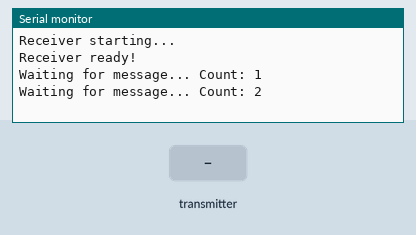
Recording of a sketch running on a simulated ESP32. Parts: the last lines printed to the serial monitor. Inputs (shaded band) come from the test bench. WiFi joins after 1.5 s; servers stay silent unless stated.

Above: at 2.2 s.
2.3 s: the transmitter starts sending buttons.0 = 0
At 2.61 s:
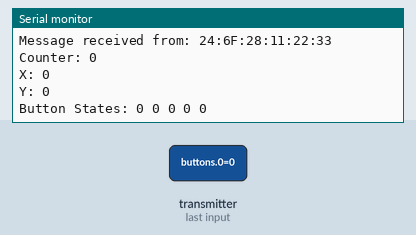
3.8 s: the transmitter starts sending buttons.1 = 1
At 4.61 s:
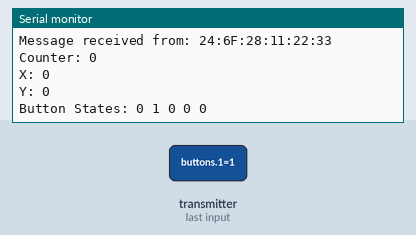
5.3 s: the transmitter starts sending buttons.2 = 1
At 5.61 s:
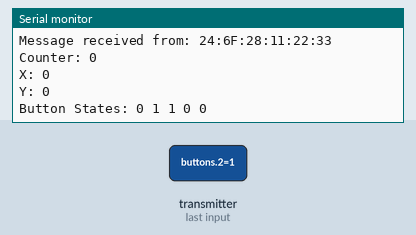
6.8 s: the transmitter starts sending buttons.3 = 1
At 7.61 s:
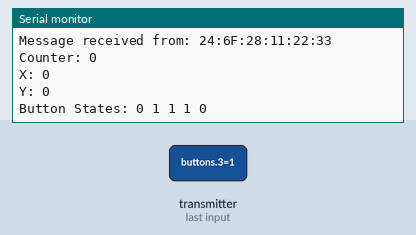
8.3 s: the transmitter starts sending buttons.4 = 1
At 8.61 s:
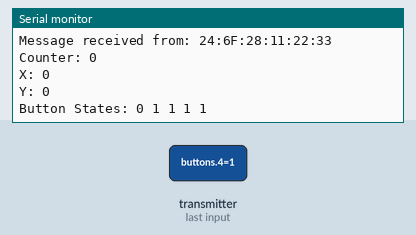
9.8 s: the transmitter starts sending X = 1024
Timing chart, 0 to 12.3 s (numbered marks = the images above; inputs shaded):
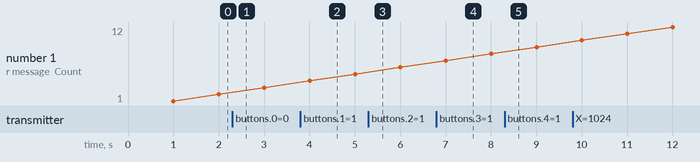

The sketch:

BasicRecieverCode.ino
```cpp
#include <WiFi.h>
#include <esp_now.h>
#include <esp_wifi.h>

// Structure matching the sender
typedef struct struct_message {
    uint8_t buttons[5];
    int X;
    int Y;
    int counter;
} struct_message;

struct_message receivedData;
int waitingCounter = 0;  // Counter to indicate it's running

// Callback function for receiving data
void onReceive(const esp_now_recv_info_t *info, const uint8_t *incomingData, int len) {
    Serial.println("\nESP-NOW Data Received!");

    // Copy received data into the struct
    memcpy(&receivedData, incomingData, sizeof(receivedData));

    // Print sender's MAC address
    char macStr[18];
    snprintf(macStr, sizeof(macStr), "%02X:%02X:%02X:%02X:%02X:%02X",
             info->src_addr[0], info->src_addr[1], info->src_addr[2],
             info->src_addr[3], info->src_addr[4], info->src_addr[5]);
    Serial.print("Message received from: ");
    Serial.println(macStr);

    // Print received values
    Serial.print("Counter: ");
    Serial.println(receivedData.counter);

    Serial.print("X: ");
    Serial.println(receivedData.X);

    Serial.print("Y: ");
    Serial.println(receivedData.Y);

    Serial.print("Button States: ");
    for (int i = 0; i < 5; i++) {
        Serial.print(receivedData.buttons[i]);
        Serial.print(" ");
    }
    Serial.println();
}

void setup() {
    Serial.begin(115200);
    Serial.println("Receiver starting...");

    WiFi.mode(WIFI_STA); // Set ESP32 to station mode
    WiFi.begin(); // Initialize Wi-Fi stack

    delay(1000); // Allow time for Wi-Fi to initialize

    esp_wifi_set_channel(1, WIFI_SECOND_CHAN_NONE); // Set Wi-Fi channel

    // Initialize ESP-NOW
    if (esp_now_init() != ESP_OK) {
        Serial.println("Error initializing ESP-NOW");
        return;
    }

    // Register the receive callback
    esp_now_register_recv_cb(onReceive);

    Serial.println("Receiver ready!");
}

void loop() {
    waitingCounter++;
    Serial.print("Waiting for message... Count: ");
    Serial.println(waitingCounter);
    delay(1000);  // Print message every second
}
```

Measured:
- after the input at 2.3 s, the serial monitor: prints a new line at once (image 1)
- after the input at 3.8 s, the serial monitor: prints a new line at once (image 2)
- after the input at 5.3 s, the serial monitor: prints a new line at once (image 3)
- after the input at 6.8 s, the serial monitor: prints a new line at once (image 4)
- after the input at 8.3 s, the serial monitor: prints a new line at once (image 5)
